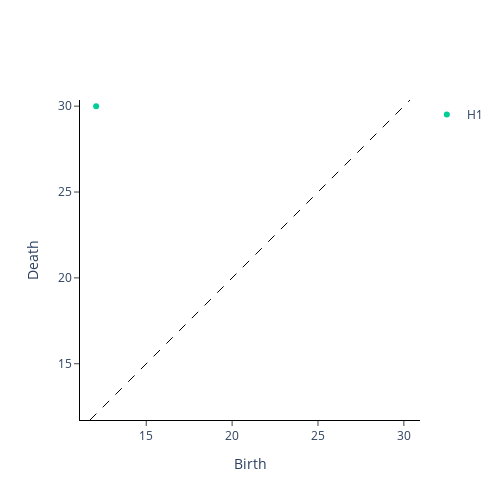

Here is the notebook cell this chart was saved with:
### Markdown cell above
Now, we compute the persistence diagrams.

### Code cell
from gtda.homology import CubicalPersistence

cubical_persistence = CubicalPersistence(n_jobs=-1)
im9_cubical = cubical_persistence.fit_transform(im9_filtration)

cubical_persistence.plot(im9_cubical)

### Figure 1 — Plotly figure (JSON) as saved in the notebook; plotly's stock layout.template omitted (floating-point values rounded to 4 significant figures)
{"data": [{"hoverinfo": "none", "line": {"color": "black", "dash": "dash", "width": 1}, "mode": "lines", "showlegend": false, "type": "scatter", "x": [11.72, 30.36], "y": [11.72, 30.36]}, {"hoverinfo": "text", "hovertext": [], "mode": "markers", "name": "H0", "type": "scatter", "x": [], "y": []}, {"hoverinfo": "text", "hovertext": ["(12.083045973594572, 30.0)"], "mode": "markers", "name": "H1", "type": "scatter", "x": [12.08], "y": [30]}], "layout": {"height": 500, "plot_bgcolor": "white", "width": 500, "xaxis": {"autorange": false, "exponentformat": "e", "linecolor": "black", "linewidth": 1, "mirror": false, "range": [11.72, 30.36], "showexponent": "all", "showline": true, "side": "bottom", "ticks": "outside", "title": {"text": "Birth"}, "type": "linear", "zeroline": true}, "yaxis": {"autorange": false, "exponentformat": "e", "linecolor": "black", "linewidth": 1, "mirror": false, "range": [11.72, 30.36], "scaleanchor": "x", "scaleratio": 1, "showexponent": "all", "showline": true, "side": "left", "ticks": "outside", "title": {"text": "Death"}, "type": "linear", "zeroline": true}}}
